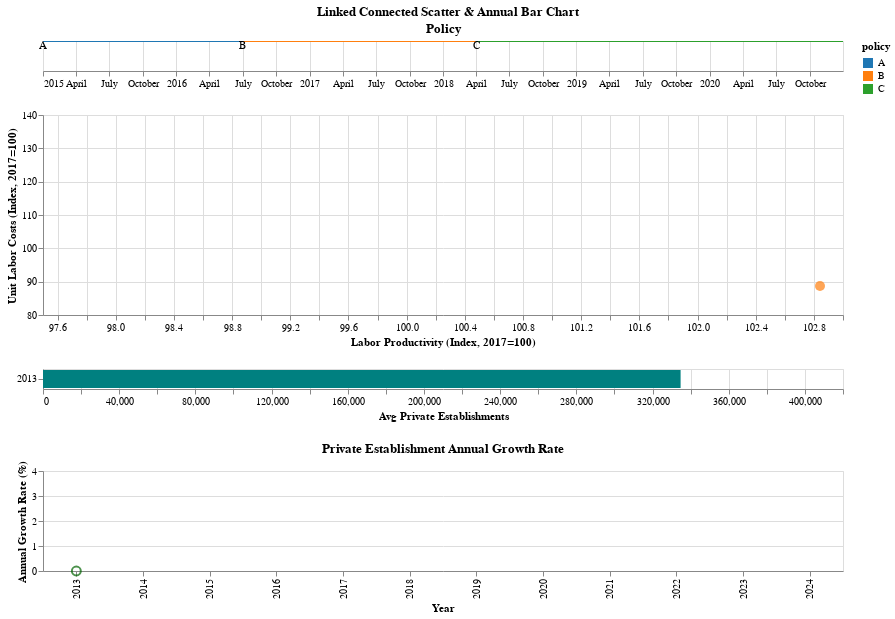

Here is the notebook cell this chart was saved with:
### Code cell
# visualization

# build policy bar
policy_bars = alt.Chart(policies).mark_rect().encode(
    x='start:T',
    x2='end:T',
    y=alt.value(0),        
    y2=alt.value(1),
    color=alt.Color('policy:N',
                    scale=alt.Scale(scheme='category10'))
).properties(height=30)

policy_labels = alt.Chart(policies).mark_text(
    baseline='middle', dy=-10, color='black'
).encode(
    x=alt.X('start:T', title=None),   
    text='policy:N'
).properties(height=30)

policy_row = alt.layer(policy_bars, policy_labels).properties(
    width=800,   
    title='Policy'
)

# build the slider
year_slider = alt.param(
    name='year_sel',
    bind=alt.binding_range(
        name='Show up to Year: ',
        min=int(df_year['Year'].min()),
        max=int(df_year['Year'].max()),
        step=1
    ),
    value=int(df_year['Year'].min())
)

# build the connected scatter plot
base = alt.Chart(df_year).transform_filter("datum.Year <= year_sel").encode(
    x=alt.X('Labor productivity:Q', title='Labor Productivity (Index, 2017=100)', scale=alt.Scale(domain=[97.5, 103])),
    y=alt.Y('Unit labor costs:Q',  title='Unit Labor Costs (Index, 2017=100)', scale=alt.Scale(domain=[80, 140])),
    order=alt.Order('Year:O'),
    tooltip=[
      alt.Tooltip('Year:O', title='Year'),
      alt.Tooltip('Labor productivity:Q', format='.2f'),
      alt.Tooltip('Unit labor costs:Q', format='.2f'),
    ]
)

line   = base.mark_line(color='#1f77b4', strokeWidth=1)
points = base.mark_point(color='#ff7f0e', size=100, filled=True)

scatter = (line + points).properties(
    width=800,    
    height=200
)

# build the bar plot
bar = (
    alt.Chart(df_estb_annual)
       .transform_filter("datum.Year == year_sel")
       .mark_bar(color='teal')
       .encode(
           y=alt.Y('Year:O', title=None, sort='descending'),
           x=alt.X('Average_Establishments:Q', title='Avg Private Establishments', scale = alt.Scale(domain=[0,420000])),
       )
).properties(
    width=800,   
    height=20
)

# build the line chart
years = list(range(2013, 2025))

base_growth = (
    alt.Chart(df_growth)
       .transform_filter("datum.Year <= year_sel")
       .encode(
           x=alt.X('Year:O', title='Year', scale=alt.Scale(domain=years)),
           y=alt.Y('GrowthPct:Q', title='Annual Growth Rate (%)', scale=alt.Scale(domain=[0, 4])),
           tooltip=[
               alt.Tooltip('Year:O'),
               alt.Tooltip('GrowthPct:Q', title='Growth Rate (%)')
           ]
       )
)

line_growth = base_growth.mark_line(color='darkgreen', strokeWidth=2)
points_growth = base_growth.mark_point(color='darkgreen', size=80)

growth_chart = (
    (line_growth + points_growth)
    .properties(
        height=100,
        width=800,
        title='Private Establishment Annual Growth Rate'
    )
)

# assemble
chart = alt.vconcat(
    policy_row,
    scatter,
    bar,
    growth_chart
).add_params(
    year_slider
).properties(
    title='Linked Connected Scatter & Annual Bar Chart'
).configure_title(    
        anchor='middle'
    )

chart

### Figure 1 — Vega-Lite specification as saved in the notebook (floating-point values rounded to 4 significant figures)
{"config": {"view": {"continuousWidth": 300, "continuousHeight": 300}, "title": {"anchor": "middle"}}, "vconcat": [{"layer": [{"mark": {"type": "rect"}, "encoding": {"color": {"field": "policy", "scale": {"scheme": "category10"}, "type": "nominal"}, "x": {"field": "start", "type": "temporal"}, "x2": {"field": "end"}, "y": {"value": 0}, "y2": {"value": 1}}}, {"mark": {"type": "text", "baseline": "middle", "color": "black", "dy": -10}, "encoding": {"text": {"field": "policy", "type": "nominal"}, "x": {"field": "start", "title": null, "type": "temporal"}}}], "data": {"name": "data-03f48061e68c70d9641bb37fc0306d4b"}, "height": 30, "title": "Policy", "width": 800}, {"layer": [{"mark": {"type": "line", "color": "#1f77b4", "strokeWidth": 1}, "encoding": {"order": {"field": "Year", "type": "ordinal"}, "tooltip": [{"field": "Year", "title": "Year", "type": "ordinal"}, {"field": "Labor productivity", "format": ".2f", "type": "quantitative"}, {"field": "Unit labor costs", "format": ".2f", "type": "quantitative"}], "x": {"field": "Labor productivity", "scale": {"domain": [97.5, 103]}, "title": "Labor Productivity (Index, 2017=100)", "type": "quantitative"}, "y": {"field": "Unit labor costs", "scale": {"domain": [80, 140]}, "title": "Unit Labor Costs (Index, 2017=100)", "type": "quantitative"}}, "transform": [{"filter": "datum.Year <= year_sel"}]}, {"mark": {"type": "point", "color": "#ff7f0e", "filled": true, "size": 100}, "encoding": {"order": {"field": "Year", "type": "ordinal"}, "tooltip": [{"field": "Year", "title": "Year", "type": "ordinal"}, {"field": "Labor productivity", "format": ".2f", "type": "quantitative"}, {"field": "Unit labor costs", "format": ".2f", "type": "quantitative"}], "x": {"field": "Labor productivity", "scale": {"domain": [97.5, 103]}, "title": "Labor Productivity (Index, 2017=100)", "type": "quantitative"}, "y": {"field": "Unit labor costs", "scale": {"domain": [80, 140]}, "title": "Unit Labor Costs (Index, 2017=100)", "type": "quantitative"}}, "transform": [{"filter": "datum.Year <= year_sel"}]}], "data": {"name": "data-29341c3e91a1a337331866c8b0bd4633"}, "height": 200, "width": 800}, {"data": {"name": "data-432d7ba2fe1b7eeaf9c77408b3bb1719"}, "mark": {"type": "bar", "color": "teal"}, "encoding": {"x": {"field": "Average_Establishments", "scale": {"domain": [0, 420000]}, "title": "Avg Private Establishments", "type": "quantitative"}, "y": {"field": "Year", "sort": "descending", "title": null, "type": "ordinal"}}, "height": 20, "transform": [{"filter": "datum.Year == year_sel"}], "width": 800}, {"layer": [{"mark": {"type": "line", "color": "darkgreen", "strokeWidth": 2}, "encoding": {"tooltip": [{"field": "Year", "type": "ordinal"}, {"field": "GrowthPct", "title": "Growth Rate (%)", "type": "quantitative"}], "x": {"field": "Year", "scale": {"domain": [2013, 2014, 2015, 2016, 2017, 2018, 2019, 2020, 2021, 2022, 2023, 2024]}, "title": "Year", "type": "ordinal"}, "y": {"field": "GrowthPct", "scale": {"domain": [0, 4]}, "title": "Annual Growth Rate (%)", "type": "quantitative"}}, "transform": [{"filter": "datum.Year <= year_sel"}]}, {"mark": {"type": "point", "color": "darkgreen", "size": 80}, "encoding": {"tooltip": [{"field": "Year", "type": "ordinal"}, {"field": "GrowthPct", "title": "Growth Rate (%)", "type": "quantitative"}], "x": {"field": "Year", "scale": {"domain": [2013, 2014, 2015, 2016, 2017, 2018, 2019, 2020, 2021, 2022, 2023, 2024]}, "title": "Year", "type": "ordinal"}, "y": {"field": "GrowthPct", "scale": {"domain": [0, 4]}, "title": "Annual Growth Rate (%)", "type": "quantitative"}}, "transform": [{"filter": "datum.Year <= year_sel"}]}], "data": {"name": "data-ab1cdb49b0d1deb4c799be0e9dead4f0"}, "height": 100, "title": "Private Establishment Annual Growth Rate", "width": 800}], "params": [{"name": "year_sel", "bind": {"input": "range", "max": 2024, "min": 2013, "name": "Show up to Year: ", "step": 1}, "value": 2013}], "title": "Linked Connected Scatter & Annual Bar Chart", "$schema": "https://vega.github.io/schema/vega-lite/v5.20.1.json", "datasets": {"data-03f48061e68c70d9641bb37fc0306d4b": [{"start": "2015-01-01T00:00:00", "end": "2016-06-30T00:00:00", "policy": "A"}, {"start": "2016-07-01T00:00:00", "end": "2018-03-31T00:00:00", "policy": "B"}, {"start": "2018-04-01T00:00:00", "end": "2020-12-31T00:00:00", "policy": "C"}], "data-29341c3e91a1a337331866c8b0bd4633": [{"Year": 2013, "Labor productivity": 102.8, "Unit labor costs": 88.69}, {"Year": 2014, "Labor productivity": 102.5, "Unit labor costs": 91.3}, {"Year": 2015, "Labor productivity": 100.8, "Unit labor costs": 95.47}, {"Year": 2016, "Labor productivity": 100.7, "Unit labor costs": 96.19}, {"Year": 2017, "Labor productivity": 100.0, "Unit labor costs": 100.0}, {"Year": 2018, "Labor productivity": 100.2, "Unit labor costs": 102.2}, {"Year": 2019, "Labor productivity": 97.91, "Unit labor costs": 107.2}, {"Year": 2020, "Labor productivity": 97.79, "Unit labor costs": 114.5}, {"Year": 2021, "Labor productivity": 99.48, "Unit labor costs": 115.3}, {"Year": 2022, "Labor productivity": 98.19, "Unit labor costs": 120.6}, {"Year": 2023, "Labor productivity": 98.03, "Unit labor costs": 126.8}, {"Year": 2024, "Labor productivity": 98.67, "Unit labor costs": 131.0}], "data-432d7ba2fe1b7eeaf9c77408b3bb1719": [{"Year": 2013, "Average_Establishments": 334700.0}, {"Year": 2014, "Average_Establishments": 337800.0}, {"Year": 2015, "Average_Establishments": 340600.0}, {"Year": 2016, "Average_Establishments": 343700.0}, {"Year": 2017, "Average_Establishments": 346700.0}, {"Year": 2018, "Average_Establishments": 351400.0}, {"Year": 2019, "Average_Establishments": 355000.0}, {"Year": 2020, "Average_Establishments": 358300.0}, {"Year": 2021, "Average_Establishments": 366400.0}, {"Year": 2022, "Average_Establishments": 380700.0}, {"Year": 2023, "Average_Establishments": 392200.0}, {"Year": 2024, "Average_Establishments": 400900.0}], "data-ab1cdb49b0d1deb4c799be0e9dead4f0": [{"Year": 2013, "Average_Establishments": 334700.0, "GrowthPct": 0.0}, {"Year": 2014, "Average_Establishments": 337800.0, "GrowthPct": 0.9}, {"Year": 2015, "Average_Establishments": 340600.0, "GrowthPct": 0.85}, {"Year": 2016, "Average_Establishments": 343700.0, "GrowthPct": 0.9}, {"Year": 2017, "Average_Establishments": 346700.0, "GrowthPct": 0.88}, {"Year": 2018, "Average_Establishments": 351400.0, "GrowthPct": 1.36}, {"Year": 2019, "Average_Establishments": 355000.0, "GrowthPct": 1.02}, {"Year": 2020, "Average_Establishments": 358300.0, "GrowthPct": 0.92}, {"Year": 2021, "Average_Establishments": 366400.0, "GrowthPct": 2.26}, {"Year": 2022, "Average_Establishments": 380700.0, "GrowthPct": 3.91}, {"Year": 2023, "Average_Establishments": 392200.0, "GrowthPct": 3.02}, {"Year": 2024, "Average_Establishments": 400900.0, "GrowthPct": 2.23}]}}
